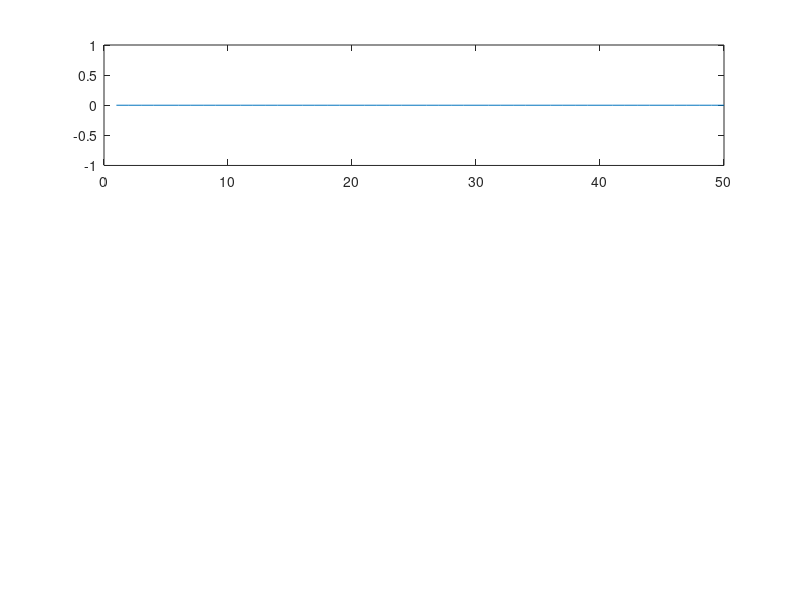

MATLAB code for this plot: (Note: this script raises an error after producing the figure.)
%%%%%%%%%%%%%%%%%%%%%%%%%%%%%%%%%%%%%%%%%%%%%%%%%%%%%%%%%%%%%%%%%%%%%%%%%%%
%%%%%%%%%%%%%%%%%%%%%%%%%%%%%%%%%%%%%%%%%%%%%%%%%%%%%%%%%%%%%%%%%%%%%%%%%%%

                         %   Neural Network  %
                         %    XOR problem    %
                         % Resonate and Fire %
                  
%%%%%%%%%%%%%%%%%%%%%%%%%%%%%%%%%%%%%%%%%%%%%%%%%%%%%%%%%%%%%%%%%%%%%%%%%%%
%%%%%%%%%%%%%%%%%%%%%%%%%%%%%%%%%%%%%%%%%%%%%%%%%%%%%%%%%%%%%%%%%%%%%%%%%%%

clear all;
close all;
hold off; 
clc;

%% Setting parameters

%Samples
Nsamp   = 50;
%Damping factor
damp_1  = 2.5;
%Natural frequency, make oscillations of 1.1Hz
w_1     = 1.1*2*pi;
w_2     = 1.1*2*pi;
w_3     = 1.1*2*pi;
%Time-step
dt      = 0.1; 

times = 0:dt:(Nsamp*dt - dt);

dv_1 = zeros(2, Nsamp);
v_1 = zeros(2, Nsamp);

dv_2 = zeros(2, Nsamp);
v_2 = zeros(2, Nsamp);

dv_3 = zeros(2, Nsamp);
v_3 = zeros(2, Nsamp);




%% Neuron 1
I_0_1 = zeros(1, Nsamp);
%With a single input, the neuron does not fire
I_0_1 = 60;
%With two-consecutive inputs, you have a coincidence detector 
% I_0_1(1,10) = 37;


%% Neuron 2
% I_0_2 = zeros(1, Nsamp);
%With a single input, the neuron does not fire
% I_0_2(1,10) = 37;
% %With two-consecutive inputs, you have a coincidence detector 
I_0_2(1,1:Nsamp) = 37;
% I_0_2(1,1:50) = 37;
% I_0_2 = 37;

%% Neuron 3
I_0_3 = zeros(1, Nsamp);
%With a single input, the neuron does not fire
% I_0_2(1,10) = 37;
% %With two-consecutive inputs, you have a coincidence detector 
% I_0_2(1,10) = 37;
I_0_3(1,1:10) = 37;

%Try to reproduce the other situations
%Insert your code here

spike_1 = zeros(1, Nsamp);
spike_2 = zeros(1, Nsamp);
spike_3 = zeros(1, Nsamp);

%% IF ==> weight between the two neurons

 w13 = 30;
 w23 = -30;

 
%% Initial Injection 

 I_I = zeros(1, Nsamp);
 I_I(1,2) = 30; %% Initial injection
 
 
 %% Current Injection for XOR problem 
 
    Inj_1 = zeros(4,Nsamp);
    Inj_2 = zeros(4,Nsamp);
 
    Inj_1(1,10) = 0*I_0_1;
    Inj_2(1,10) = 0*I_0_1;
    
    Inj_1(2,10) = 1*I_0_1;
    Inj_2(2,10) = 0*I_0_1;
    
    Inj_1(3,10) = 0*I_0_1;
    Inj_2(3,10) = 1*I_0_1;
    
    Inj_1(4,10) = 1*I_0_1;
    Inj_2(4,10) = 1*I_0_1;
 
    
    
for h=1:4  

 
for it=2:Nsamp
    

    %1 Neuron
    
    dv_1(1,it) = v_1(2,it-1);
    dv_1(2,it) = -(w_1(1,1)^2)*v_1(1,it-1) - 2*damp_1*v_1(2,it-1) +  Inj_1(h,it) + I_I(it) ; %% weight 1 * Inputs (first line)
    
    v_1(1,it) = v_1(1,it-1) + dt*dv_1(1,it);
    v_1(2,it) = v_1(2,it-1) + dt*dv_1(2,it);
       
    if (v_1(1,it) >= 1.0)
        spike_1(1,it) = 1;
    else
        spike_1(1,it) = 0;
        
    end
    
    
    
    
      %2 Neuron
    
    dv_2(1,it) = v_2(2,it-1);
    dv_2(2,it) = -(w_2(1,1)^2)*v_2(1,it-1) - 2*damp_1*v_2(2,it-1) + Inj_2(h,it) + I_I(it); %% weight 2 * Inputs (second line)
    
    v_2(1,it) = v_2(1,it-1) + dt*dv_2(1,it);
    v_2(2,it) = v_2(2,it-1) + dt*dv_2(2,it);
       
    if (v_2(1,it) >= 1.0)
        spike_2(1,it) = 1;
    else
        spike_2(1,it) = 0;
    end
    
    
      %3 Neuron
    
    dv_3(1,it) = v_3(2,it-1);
    dv_3(2,it) = -(w_3(1,1)^2)*v_3(1,it-1) - 2*damp_1*v_3(2,it-1) + w13*spike_1(1,it-1) + w23*spike_2(1,it-1)+ I_I(it); 
    v_3(1,it) = v_3(1,it-1) + dt*dv_3(1,it);
    v_3(2,it) = v_3(2,it-1) + dt*dv_3(2,it);
       
    if (v_3(1,it) >= 1.0)
        spike_3(1,it) = 1;
    else
        spike_3(1,it) = 0;
    end
    
a = Inj_1(h,10)>0;
b = Inj_2(h,10)>0;



figure (h)
subplot(3,1,1)

plot(1:1:Nsamp,v_1(1,:))
hline = refline([0 1]);
hline.Color = 'r';
xlabel(' Neuron 1');
ylabel(' Membran Potential');
hold on;
 

subplot(3,1,2)
plot(1:1:Nsamp,v_2(1,:))
hline = refline([0 1]);
hline.Color = 'r';
xlabel(' Neuron 2');
ylabel(' Membran Potential');
hold on; 

subplot(3,1,3)
plot(1:1:Nsamp,v_3(1,:))
hline = refline([0 1]);
hline.Color = 'r';
xlabel(' Neuron 3');
ylabel(' Membran Potential');
txt = ['Input 1 :  ',num2str(a),'   ', 'Input 2 :  ',num2str(b)];
sgt = sgtitle(txt)
sgt.FontSize = 15;





end 
end
